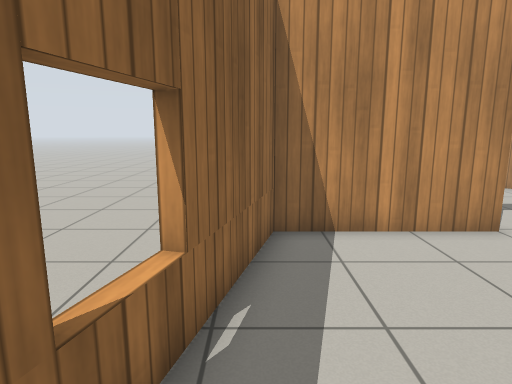
[1] (above)

14 first-person views from a walk through a world built for the Gazebo simulator. The camera is 1.1 m above the floor, tilts 10° down and sees 75° across. The floor is counted in squares, 0.5 m on a side. Each view is taken from the middle of a square. On the plan, view 1 faces up. The plan holds only what a view shows up to about 19 squares ahead; the rest is blank. Gazebo's built-in surfaces are drawn with simple patterns.

[2]
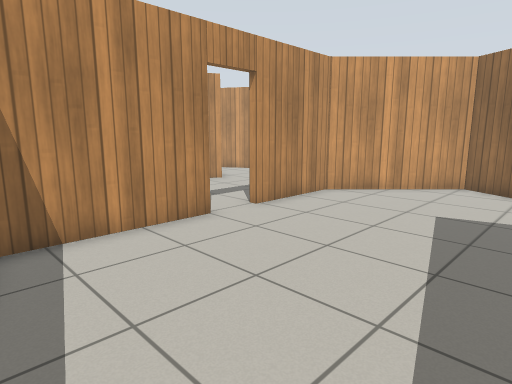

[3]
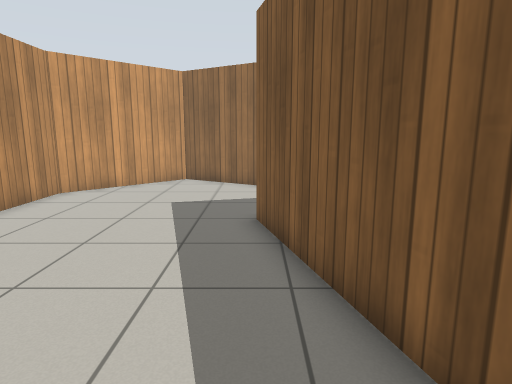

[4]
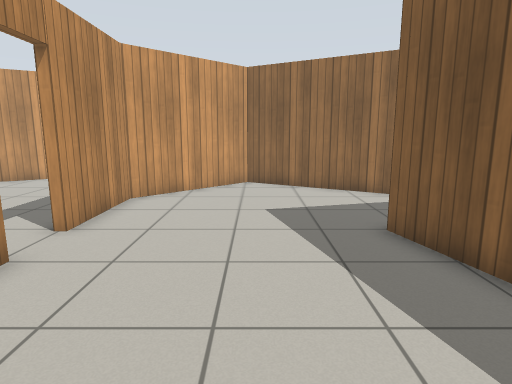

[5]
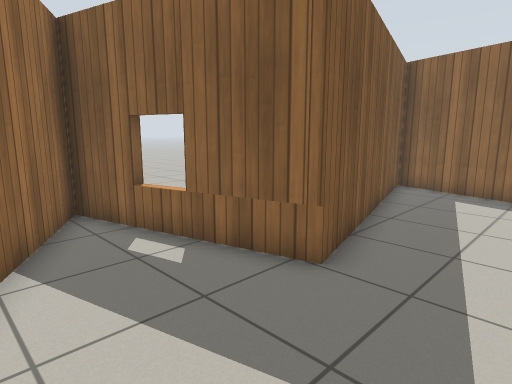

[6]
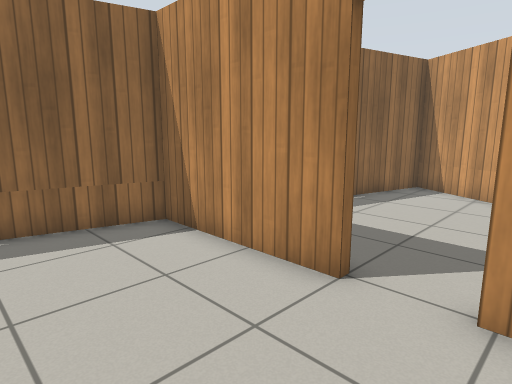

[7]
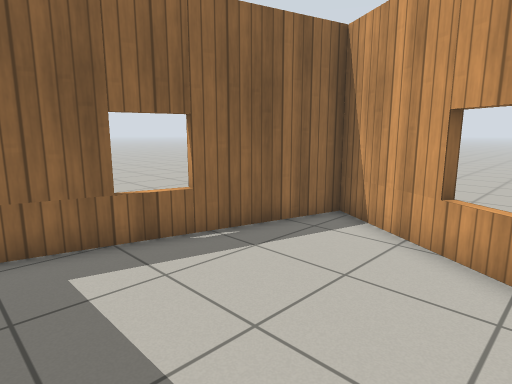

[8]
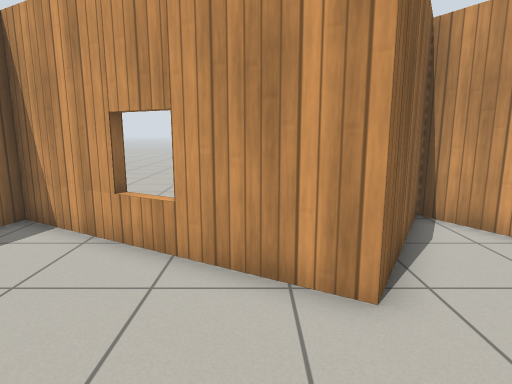

[9]
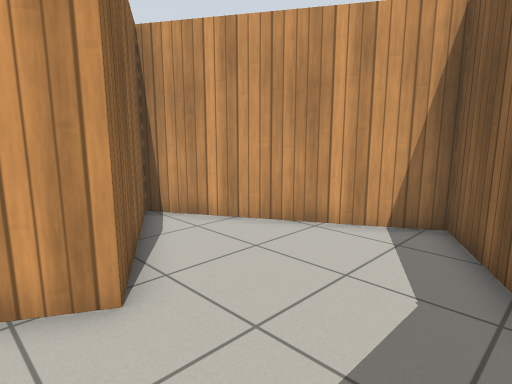

[10]
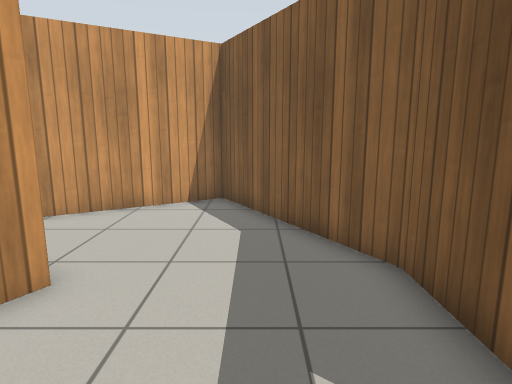

[11]
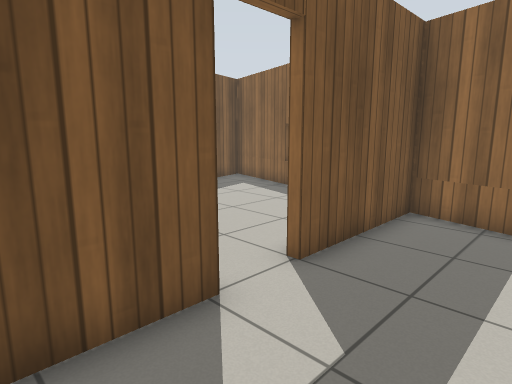

[12]
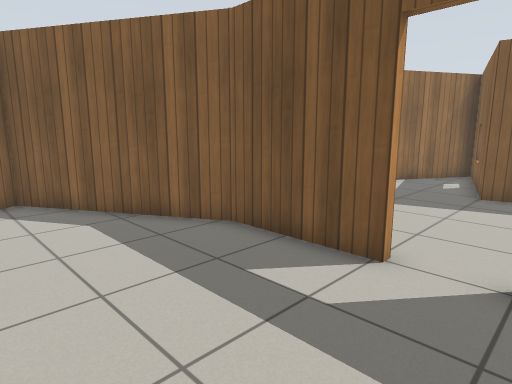

[13]
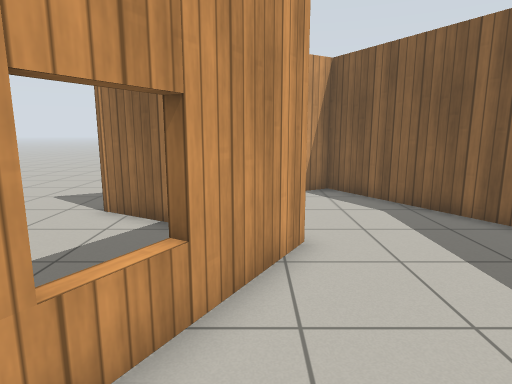

[14]
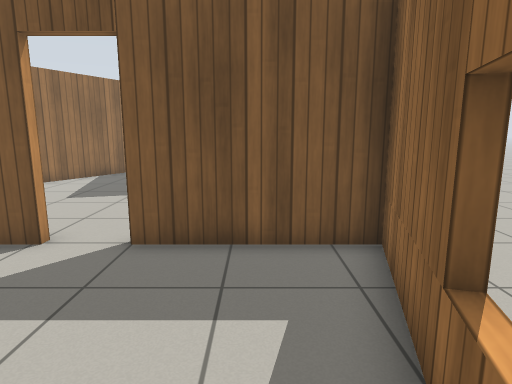

### Floor plan
Points are (right, up) in squares from view 1. A wall is a line through its corners. A room is listed if a view was taken in it or the views show most of it. See-through windows are left out.
Room 1 (views 1, 2, 3, 4, 5, 6)
walls: (5.6, 7.3) (0.4, 7.3) (-2.3, -2.7) (7.4, 0) (9.2, -6.8) (15.1, 3.4) (11.2, 7.3) (7.2, 7.3)
ways out: open door at (6.5, 7.5) to room 2
Room 2 (views 7, 8, 9, 10, 11, 12, 13, 14)
walls: (7.2, 7.6) (11.2, 7.6) (17.3, 11.1) (13.4, 17.8) (10.6, 13) (3.1, 17.3) (0.5, 7.6) (5.6, 7.6); (2.1, 13.1) (1.6, 13.2); (1.2, 11.7) (1.7, 11.5)
ways out: open door at (6.5, 7.5) to room 1

Where each view was taken, in squares from view 1:
view 1: 0 up, 0 right, facing up
view 2: 0 up, 0 right, facing up-right
view 3: 0 up, 1 left, facing right
view 4: 3 up, 0 right, facing right
view 5: 3 up, 12 right, facing down-left
view 6: 3 up, 8 right, facing up-left
view 7: 9 up, 8 right, facing up-left
view 8: 9 up, 9 right, facing up
view 9: 9 up, 9 right, facing up-right
view 10: 10 up, 6 right, facing right
view 11: 11 up, 10 right, facing down-left
view 12: 13 up, 5 right, facing down-right
view 13: 14 up, 4 right, facing right
view 14: 14 up, 3 right, facing down
